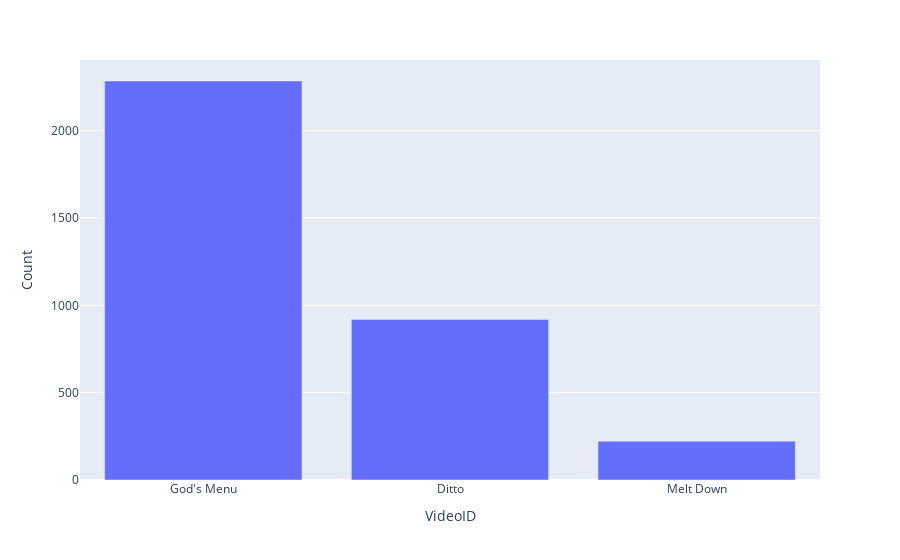

Source (notebook cell):
### Code cell
fig = px.bar(test, x='VideoID', y='Count')
fig.show()

### Figure 1 — Plotly figure (JSON) as saved in the notebook; plotly's stock layout.template omitted (floating-point values rounded to 4 significant figures)
{"data": [{"alignmentgroup": "True", "hovertemplate": "VideoID=%{x}<br>Count=%{y}<extra></extra>", "legendgroup": "", "marker": {"color": "#636efa", "pattern": {"shape": ""}}, "name": "", "offsetgroup": "", "orientation": "v", "showlegend": false, "textposition": "auto", "type": "bar", "x": ["God's Menu", "Ditto", "Melt Down"], "xaxis": "x", "y": [2285, 919, 222], "yaxis": "y"}], "layout": {"barmode": "relative", "legend": {"tracegroupgap": 0}, "margin": {"t": 60}, "xaxis": {"anchor": "y", "domain": [0, 1], "title": {"text": "VideoID"}}, "yaxis": {"anchor": "x", "domain": [0, 1], "title": {"text": "Count"}}}}
